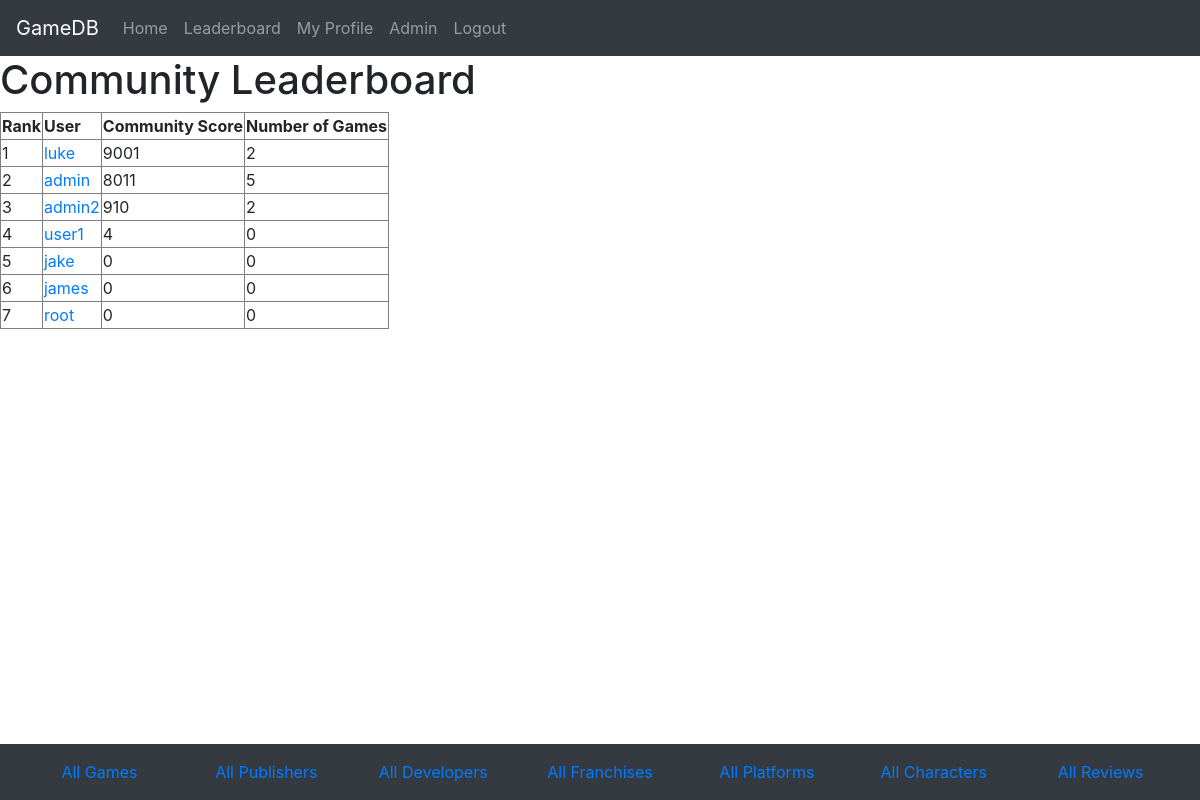
Page /communityRank.php (signed in) on the committed database.
### tables this page shows
CREATE TABLE `Users` (
  `username` varchar(255) NOT NULL,
  `join_date` date NOT NULL,
  `community_score` int(11) NOT NULL DEFAULT '0',
  `password` varchar(255) NOT NULL,
  `email` varchar(255) NOT NULL,
  `isAdmin` tinyint(1) NOT NULL DEFAULT '0'
);

### communityRank.php (the view, shortened to what this page needs)
<?php
	$con=gamesConnect();
	$sql = "SELECT Users.username, Users.community_score FROM Users ORDER BY community_score DESC";
	$table = mysqli_query($con, $sql);
	echo '
		<h1>Community Leaderboard</h1><table border = "1">
			<tr>
				<th>Rank</th>
				<th>User</th>
				<th>Community Score</th>
				<th>Number of Games</th>
			</tr>';
	$count = 1;
	while($row = mysqli_fetch_array($table)) {
		echo '<tr>';
		echo '<td>' . $count . "</td>";
		$count = $count + 1;
		echo '<td><a href="userProfile.php?username='. $row['username'] .'">'. $row['username'] .'</a></td>';
		echo '<td>'. $row['community_score'] . '</td>';
		$search = $row['username'];
		$numGames = "SELECT COUNT(*) as gameCount FROM PLAYED_BY WHERE PLAYED_BY.username = \"$search\"";
		$result = mysqli_query($con, $numGames);
		$num = mysqli_fetch_array($result);
		echo '<td>'. $num['gameCount'] . '</td>';
		echo '</tr>';
	}
	echo '</table>';
	include('footer.php');
?>

### rows in the picture
users: username "luke", community_score "9001", gameCount "2"
users: username "admin", community_score "8011", gameCount "5"
users: username "admin2", community_score "910", gameCount "2"
users: username "user1", community_score "4", gameCount "0"
users: username "jake", community_score "0", gameCount "0"
users: username "james", community_score "0", gameCount "0"
users: username "root", community_score "0", gameCount "0"
